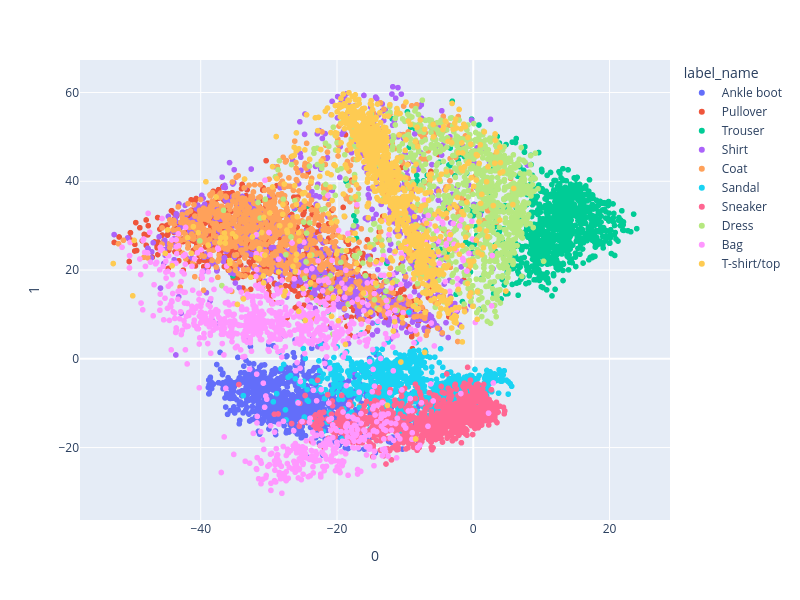

The notebook cell saved with this chart:
### Code cell
df_2D = pd.DataFrame(z_vec_2D)
df_2D['label'] = labels.long()
df_2D['label_name'] = df_2D.label.apply(lambda l: poss_labels[l])

px.scatter(df_2D, x=0, y=1, color="label_name", width=800, height=600)

### Figure 1 — Plotly figure (JSON) as saved in the notebook; plotly's stock layout.template omitted (floating-point values rounded to 4 significant figures; data arrays with more than 128 entries replaced by an {"elided": "..."} marker saying what was removed)
{"data": [{"hovertemplate": "label_name=Ankle boot<br>0=%{x}<br>1=%{y}<extra></extra>", "legendgroup": "Ankle boot", "marker": {"color": "#636efa", "symbol": "circle"}, "mode": "markers", "name": "Ankle boot", "showlegend": true, "type": "scattergl", "x": {"elided": "1000 float values"}, "xaxis": "x", "y": {"elided": "1000 float values"}, "yaxis": "y"}, {"hovertemplate": "label_name=Pullover<br>0=%{x}<br>1=%{y}<extra></extra>", "legendgroup": "Pullover", "marker": {"color": "#EF553B", "symbol": "circle"}, "mode": "markers", "name": "Pullover", "showlegend": true, "type": "scattergl", "x": {"elided": "1000 float values"}, "xaxis": "x", "y": {"elided": "1000 float values"}, "yaxis": "y"}, {"hovertemplate": "label_name=Trouser<br>0=%{x}<br>1=%{y}<extra></extra>", "legendgroup": "Trouser", "marker": {"color": "#00cc96", "symbol": "circle"}, "mode": "markers", "name": "Trouser", "showlegend": true, "type": "scattergl", "x": {"elided": "1000 float values"}, "xaxis": "x", "y": {"elided": "1000 float values"}, "yaxis": "y"}, {"hovertemplate": "label_name=Shirt<br>0=%{x}<br>1=%{y}<extra></extra>", "legendgroup": "Shirt", "marker": {"color": "#ab63fa", "symbol": "circle"}, "mode": "markers", "name": "Shirt", "showlegend": true, "type": "scattergl", "x": {"elided": "1000 float values"}, "xaxis": "x", "y": {"elided": "1000 float values"}, "yaxis": "y"}, {"hovertemplate": "label_name=Coat<br>0=%{x}<br>1=%{y}<extra></extra>", "legendgroup": "Coat", "marker": {"color": "#FFA15A", "symbol": "circle"}, "mode": "markers", "name": "Coat", "showlegend": true, "type": "scattergl", "x": {"elided": "1000 float values"}, "xaxis": "x", "y": {"elided": "1000 float values"}, "yaxis": "y"}, {"hovertemplate": "label_name=Sandal<br>0=%{x}<br>1=%{y}<extra></extra>", "legendgroup": "Sandal", "marker": {"color": "#19d3f3", "symbol": "circle"}, "mode": "markers", "name": "Sandal", "showlegend": true, "type": "scattergl", "x": {"elided": "1000 float values"}, "xaxis": "x", "y": {"elided": "1000 float values"}, "yaxis": "y"}, {"hovertemplate": "label_name=Sneaker<br>0=%{x}<br>1=%{y}<extra></extra>", "legendgroup": "Sneaker", "marker": {"color": "#FF6692", "symbol": "circle"}, "mode": "markers", "name": "Sneaker", "showlegend": true, "type": "scattergl", "x": {"elided": "1000 float values"}, "xaxis": "x", "y": {"elided": "1000 float values"}, "yaxis": "y"}, {"hovertemplate": "label_name=Dress<br>0=%{x}<br>1=%{y}<extra></extra>", "legendgroup": "Dress", "marker": {"color": "#B6E880", "symbol": "circle"}, "mode": "markers", "name": "Dress", "showlegend": true, "type": "scattergl", "x": {"elided": "1000 float values"}, "xaxis": "x", "y": {"elided": "1000 float values"}, "yaxis": "y"}, {"hovertemplate": "label_name=Bag<br>0=%{x}<br>1=%{y}<extra></extra>", "legendgroup": "Bag", "marker": {"color": "#FF97FF", "symbol": "circle"}, "mode": "markers", "name": "Bag", "showlegend": true, "type": "scattergl", "x": {"elided": "1000 float values"}, "xaxis": "x", "y": {"elided": "1000 float values"}, "yaxis": "y"}, {"hovertemplate": "label_name=T-shirt/top<br>0=%{x}<br>1=%{y}<extra></extra>", "legendgroup": "T-shirt/top", "marker": {"color": "#FECB52", "symbol": "circle"}, "mode": "markers", "name": "T-shirt/top", "showlegend": true, "type": "scattergl", "x": {"elided": "1000 float values"}, "xaxis": "x", "y": {"elided": "1000 float values"}, "yaxis": "y"}], "layout": {"height": 600, "legend": {"title": {"text": "label_name"}, "tracegroupgap": 0}, "margin": {"t": 60}, "width": 800, "xaxis": {"anchor": "y", "domain": [0, 1], "title": {"text": "0"}}, "yaxis": {"anchor": "x", "domain": [0, 1], "title": {"text": "1"}}}}
